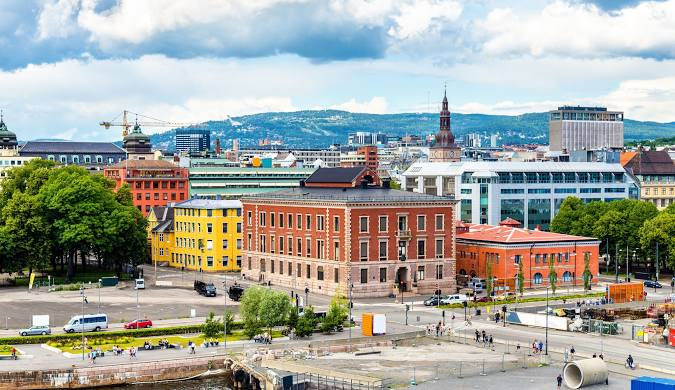
#> input picture Level 0/images/oslo.jpg, 675 x 390 px, found by its file name
$ python splitMerge.py
#> lines starting #> are read from the running program, lines starting #| are printed output that depends on the picture
import cv2 as cv
import numpy as np

img=cv.imread('images\\oslo.jpg')
#> img is the input picture: shape (390, 675, 3); mean B, G, R 157.7, 165.2, 161.9
print (img.shape)
#| (390, 675, 3)
cv.imshow('BGR_img',img)

blank=np.zeros(img.shape[:2], dtype='uint8')

b,g,r=cv.split(img)
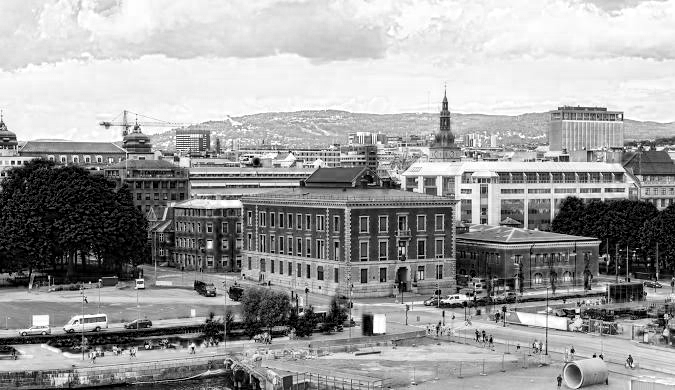
#> b: shape (390, 675); min 0, max 255, mean 157.7
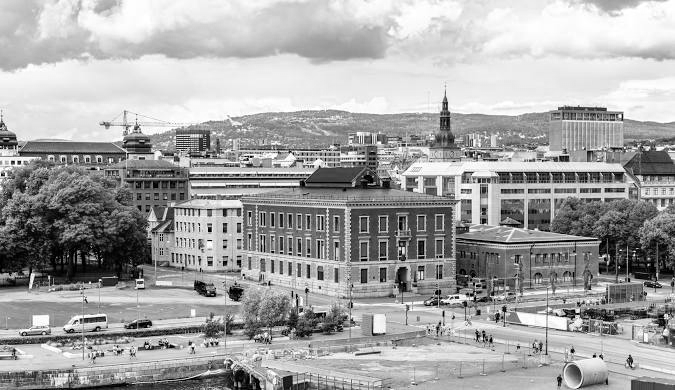
#> g: shape (390, 675); min 0, max 255, mean 165.2
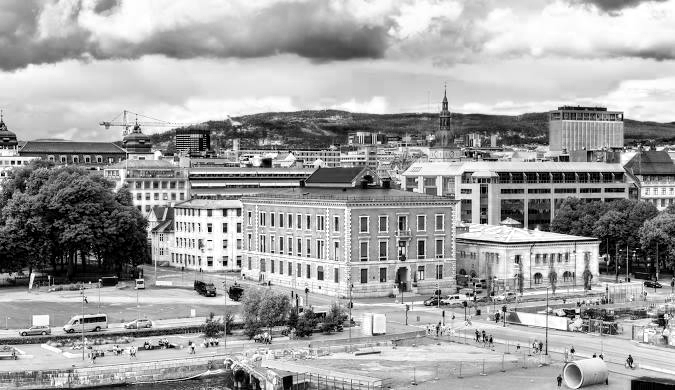
#> r: shape (390, 675); min 0, max 255, mean 161.9

cv.imshow('BLUE',b)
cv.imshow('GREEN',g)
cv.imshow('RED',r)

print(b.shape)
#| (390, 675)
print(g.shape)
#| (390, 675)
print(r.shape)
#| (390, 675)

merged_img=cv.merge([b,g,r])
cv.imshow('MERGED',merged_img)

#to merge images such that only the red pixels are allowed only the blue are allowed and so on
merged_b=cv.merge([b,blank,blank])
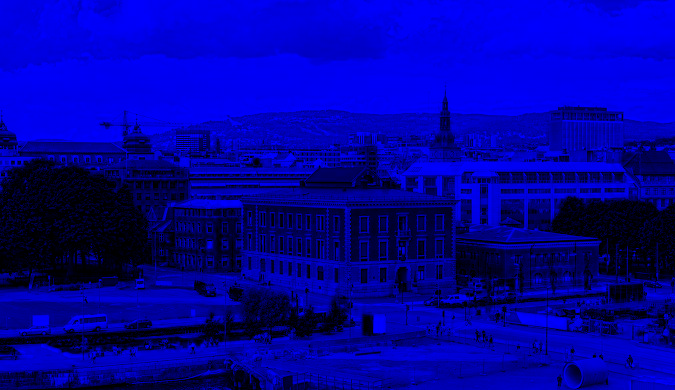
#> merged_b: shape (390, 675, 3); mean of channels 0, 1, 2 157.7, 0, 0; drawn as B, G, R
cv.imshow('blue',merged_b)
merged_g=cv.merge([blank,g,blank])
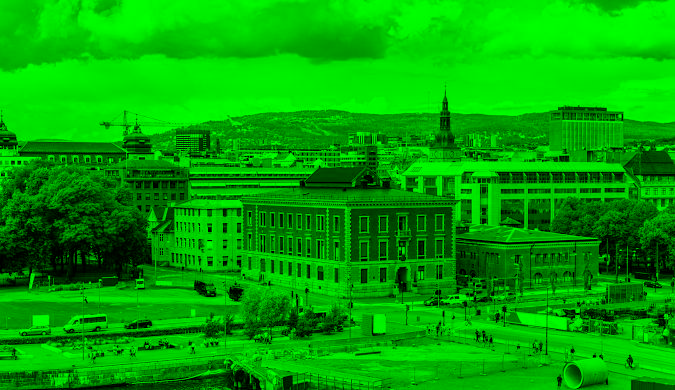
#> merged_g: shape (390, 675, 3); mean of channels 0, 1, 2 0, 165.2, 0; drawn as B, G, R
cv.imshow('green',merged_g)
merged_r=cv.merge([blank,blank,r])
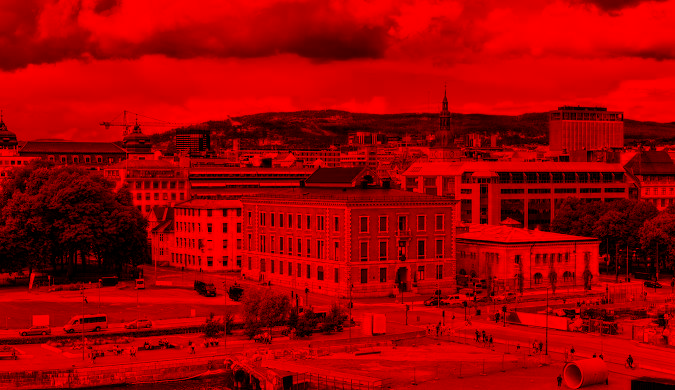
#> merged_r: shape (390, 675, 3); mean of channels 0, 1, 2 0, 0, 161.9; drawn as B, G, R
cv.imshow('red',merged_r)


cv.waitKey(0)

$ run again, with Level 0/images/44.jpg copied over Level 0/images/oslo.jpg
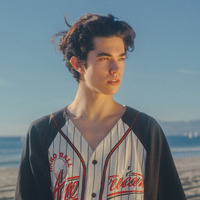
#> input picture Level 0/images/44.jpg, 200 x 200 px, found by its file name
#> img is the input picture: shape (200, 200, 3); mean B, G, R 129.2, 124.6, 115.2
#| (200, 200, 3)
#| (200, 200)
#| (200, 200)
#| (200, 200)
#> `merged_g=cv.merge([blank,g,blank])`:
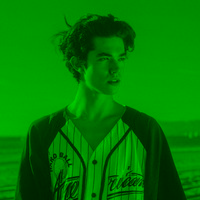
#> merged_g: shape (200, 200, 3); mean of channels 0, 1, 2 0, 124.6, 0; drawn as B, G, R
#> `merged_r=cv.merge([blank,blank,r])`:
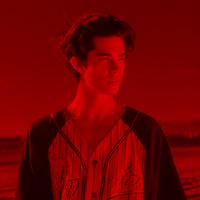
#> merged_r: shape (200, 200, 3); mean of channels 0, 1, 2 0, 0, 115.2; drawn as B, G, R

$ run again, with Level 0/images/kitty.jpeg copied over Level 0/images/oslo.jpg
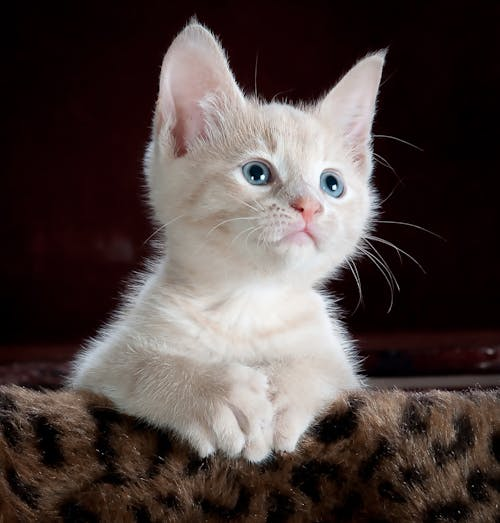
#> input picture Level 0/images/kitty.jpeg, 500 x 523 px, found by its file name
#> img is the input picture: shape (523, 500, 3); mean B, G, R 64.7, 67.3, 78.9
#| (523, 500, 3)
#| (523, 500)
#| (523, 500)
#| (523, 500)
#> `merged_g=cv.merge([blank,g,blank])`:
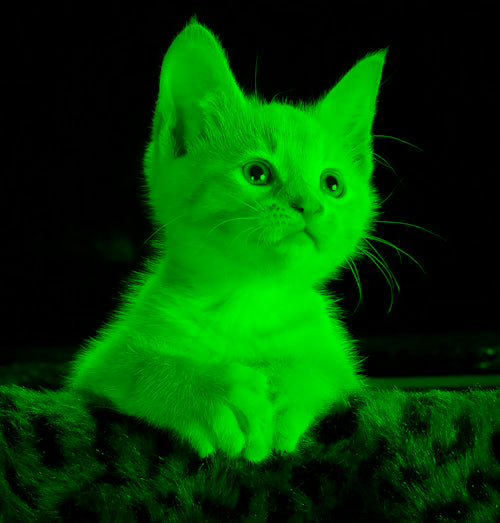
#> merged_g: shape (523, 500, 3); mean of channels 0, 1, 2 0, 67.3, 0; drawn as B, G, R
#> `merged_r=cv.merge([blank,blank,r])`:
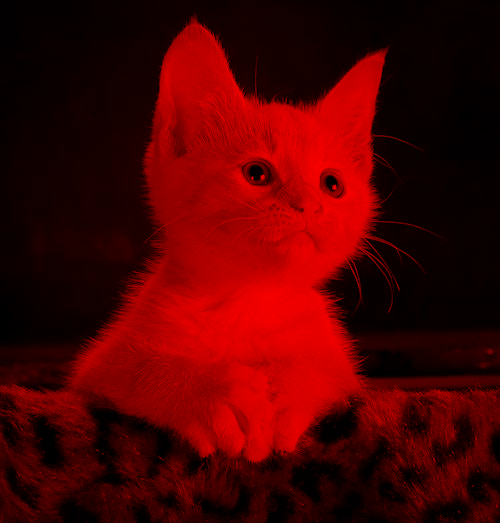
#> merged_r: shape (523, 500, 3); mean of channels 0, 1, 2 0, 0, 78.9; drawn as B, G, R
